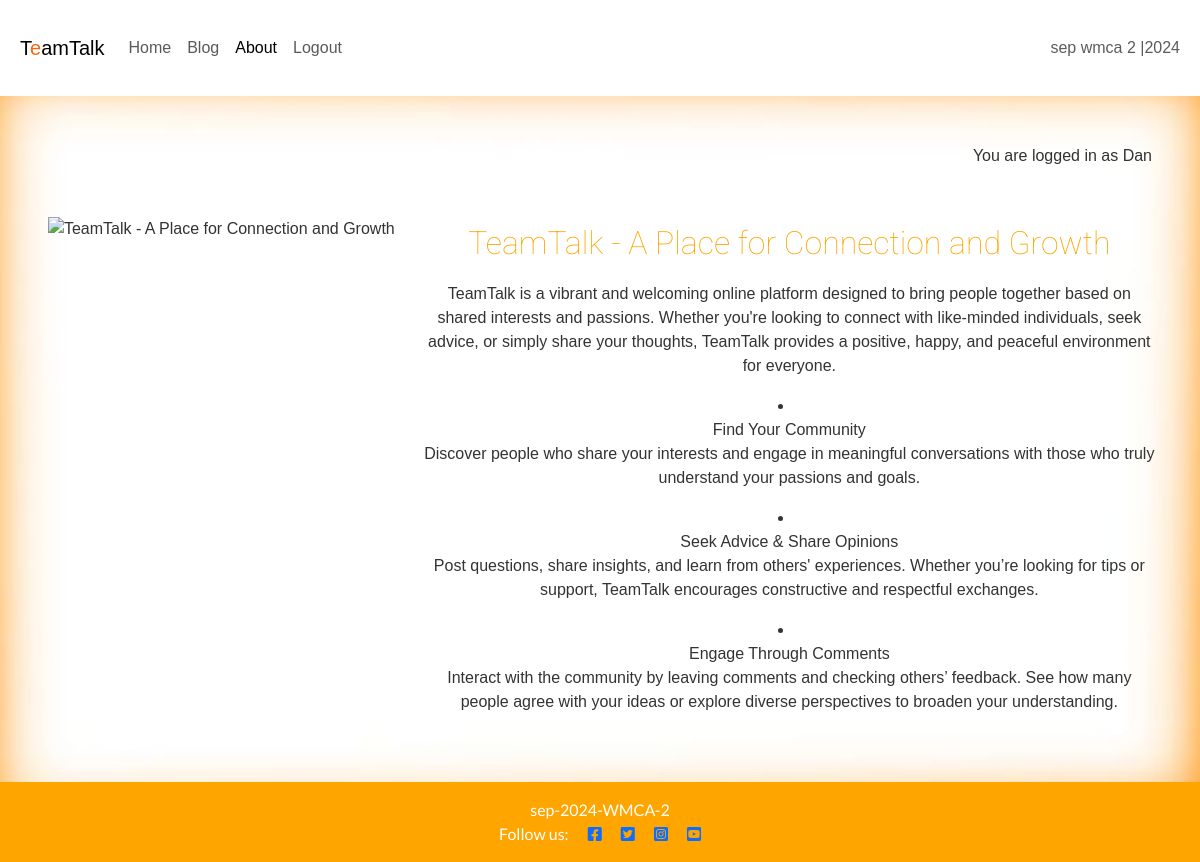
Screenshot of /about/ (signed in) with the database file from the repository.
### about/models.py (models this page shows, shortened)
class About(models.Model):
    title = models.CharField(max_length=200)
    profile_image = CloudinaryField('image', default='placeholder')
    updated_on = models.DateTimeField(auto_now=True)
    content = models.TextField()

### about/views.py (the view)
# urls.py: path('', views.about_me, name='about'),
def about_me(request):
    about = About.objects.order_by('-updated_on').first()
    return render(
        request,
        "about/about.html",
        {"about": about},
    )

### about/templates/about/about.html (shortened to what this page needs)
{% extends 'base.html' %}
{% load static %}
{% load crispy_forms_tags %}
{% block content %}
<div class="container mt-5">
    <div class="row">
        <div class="col-12 col-md-4 text-center">
            {% if "placeholder" in about.profile_image.url %}
            <img src="{% static 'images/image1' %}" width="100%" class="profile-image" alt="{{ about.title }}">
            {% else %}
            <img src="{{ about.profile_image.url }}" width="100%" class="profile-image" alt="{{ about.title }}">
            {% endif %}
        </div>
        <div class="col-12 col-md-8">
            <h2 class="roboto-thin">{{ about.title }}</h2>
            {{ about.content | safe }}
        </div>
    </div>
</div>
{% endblock content %}

### templates/base.html (shortened to what this page needs)
{% load static %}
{% url 'post_detail' as post_detail_url %}
{% url 'home' as home_url %}
{% url 'about' as about_url %}
{% url 'account_login' as login_url %}
{% url 'account_signup' as signup_url %}
{% url 'account_logout' as logout_url %}
<!DOCTYPE html>
<html lang="en">
<head>
    <link rel="stylesheet" href="https://cdnjs.cloudflare.com/ajax/libs/font-awesome/5.15.3/css/all.min.css">
    <link href="https://cdn.jsdelivr.net/npm/bootstrap@5.3.3/dist/css/bootstrap.min.css" rel="stylesheet">
    <link rel="stylesheet" href="{% static 'css/style.css' %}">
</head>
<body class="d-flex flex-column min-vh-100 main-bg">
    <nav class="navbar navbar-expand-lg navbar-light bg-white">
        <div class="container-fluid">
            <a class="navbar-brand" href="{% url 'home' %}"><span class="brand">T<span class="red-o">e</span>am<span
                        class="thin">Talk</span></span></a>
            <div class="collapse navbar-collapse" id="navbarText">
                <ul class="navbar-nav me-auto mb-2 mb-lg-0">
                    <li class="nav-item">
                        <a class="nav-link {% if request.path == home_url %}active" aria-current="page{% endif %}"
                            href="{% url 'home' %}">Home</a>
                    </li>
                    <li class="nav-item">
                        <a class="nav-link {% if request.path == home_url %}active" aria-current="page{% endif %}"
                            href="{% url 'posts' %}">Blog</a>
                    </li>
                    <li class="nav-item">
                        <a class="nav-link {% if request.path == about_url %}active" aria-current="page{% endif %}"
                            href="{% url 'about' %}">About</a>
                    </li>
                    {% if user.is_authenticated %}
                    <li class="nav-item">
                        <a class="nav-link {% if request.path == logout_url %}active" aria-current="page{% endif %}"
                            href="{% url 'account_logout' %}">Logout</a>
                    </li>
                    {% endif %}
                </ul>
                <span class="navbar-text text-muted">
                    sep wmca 2 |2024
                </span>
            </div>
        </div>
    </nav>
    <main class="flex-shrink-0 flex-grow-1 main-bg">
        {% if user.is_authenticated %}
        <p class="text-end m-3">You are logged in as {{ user }}</p>
        {% else %}
        <p class="text-end m-3">You are not logged in</p>
        {% endif %}
        {% block content %}{% endblock content %}
    </main>
    <footer class="footer mt-auto py-3 dark-bg">
        <p class="m-0 text-center text-white">
      {% block copyright %}sep-2024-WMCA-2{% endblock copyright %}
</p>
<p class="m-0 text-center text-white">
    Follow us:
    <a href="https://www.facebook.com/" target="_blank"><i class="fab fa-facebook-square ms-3"></i></a>
    <a href="https://x.com/" target="_blank"><i class="fab fa-twitter-square ms-3"></i></a>
    <a href="https://www.instagram.com/" target="_blank"><i class="fab fa-instagram-square ms-3"></i></a>
    <a href="https://www.youtube.com/" target="_blank"><i class="fab fa-youtube-square ms-3"></i></a>
</p>
     </footer>
</body>
</html>

### static/css/style.css (style rules this page uses)
body { background-image: url(/static/images/TotFundal2.jpg); background-size: cover; background-position: center; background-repeat: no-repeat; margin: 0; font-family: Arial, sans-serif; background-color: #f7f7f7; color: #333333; }
.red-o { color: #f26914; }
header, footer { background-color: #f26914; color: white; text-align: center; padding: 1rem; font-family: 'Lato', sans-serif; }
footer { left: 0; bottom: 0; width: 100%; }
main { padding: 2rem; text-align: center; }
h1, h2 { margin: 0.5rem 0; font-family: "Roboto"; }
.roboto-thin { font-family: "Roboto", serif; font-weight: 100; font-style: normal; }
body { font-family: Arial, sans-serif; }
header, footer { text-align: center; background-color: orange; color: white; padding: 10px; }
h1, h2 { color: orange; margin-bottom: 20px; }
.container-fluid { padding: 20px; }

### rows the page displays
About: title "TeamTalk - A Place for Connection and Growth", content "TeamTalk is a vibrant and welcoming online platform designed to bring people together based on shared interests and passions. Whether you're looking to connect with like-minded individuals, seek advice, or simply share your thoughts, TeamTalk provides a positive, happy, and peaceful environment for everyone. Find Your Community Discover people who share your interests and engage in meaningful conversations with those who truly understand your passions and goals. Seek Advice & Share Opinions Post questions, share insights, and learn from others' experiences. Whether you’re looking for tips or support, TeamTalk encourages constructive and respectful exchanges. Engage Through Comments Interact…"

### other values shown
{{ user }} "Dan"
